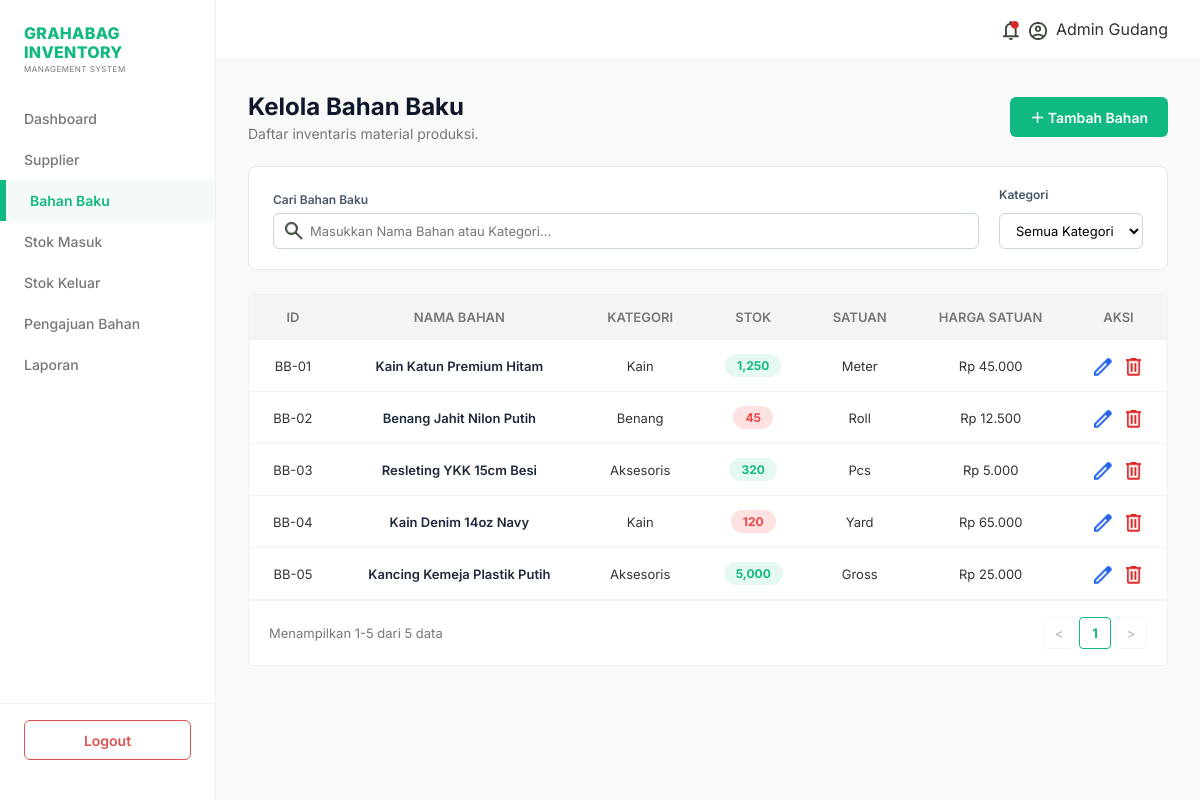
The page /pages/bahan_baku.php (signed in) on the database its author committed.
### tables this page shows
CREATE TABLE material (
    material_id INT AUTO_INCREMENT PRIMARY KEY,
    category_id INT NOT NULL,
    material_name VARCHAR(100) NOT NULL,
    stock INT NOT NULL DEFAULT 0,
    unit VARCHAR(255) NOT NULL,
    minimum_stock INT NOT NULL DEFAULT 0,
    price DECIMAL(10,2) NOT NULL,
    FOREIGN KEY (category_id) REFERENCES category_id(category_id)
);

CREATE TABLE category_id (
    category_id INT AUTO_INCREMENT PRIMARY KEY,
    category_name VARCHAR(50) NOT NULL
);

### pages/bahan_baku.php (the view, shortened to what this page needs)
<?php
require_once '../includes/db_connect.php';
require_once '../includes/header.php';
require_once '../includes/sidebar.php';
$query_material = "SELECT m.*, c.category_name FROM material m
                   JOIN category_id c ON m.category_id = c.category_id
                   ORDER BY m.material_id ASC";
$materials = $conn->query($query_material);
$total_bahan = $materials->num_rows;
?>
<div class="bahan-baku-container">
    <div class="page-header-action">
        <div class="header-left">
            <h1 class="page-title-main">Kelola Bahan Baku</h1>
            <p class="page-subtitle-main">Daftar inventaris material produksi.</p>
        </div>
        <button class="btn-add-primary btn-open-modal" data-target="addMaterialModal">＋ Tambah Bahan</button>
    </div>
    <div class="filter-stok-wrapper">
        <div class="search-stock-box">
            <label>Cari Bahan Baku</label>
            <div class="search-input-inner">
                <img src="../assets/icons/search.png" alt="Search" class="table-icon-img">
                <input type="text" id="bahanSearch" placeholder="Masukkan Nama Bahan atau Kategori...">
            </div>
        </div>
        <div class="filter-date-group">
            <div class="date-input-box">
                <label style="margin-bottom: 5px;">Kategori</label>
                <select id="bahanCategory" style="width: 100%; padding: 8px 12px; border-radius: 6px; border: 1px solid #cbd5e1; outline: none; background: white; font-size: 13px;">
                    <option value="">Semua Kategori</option>
                </select>
            </div>
        </div>
    </div>
    <div class="content-table-wrapper">
        <table class="data-table">
            <thead>
                <tr>
                    <th>ID</th>
                    <th>NAMA BAHAN</th>
                    <th>KATEGORI</th>
                    <th>STOK</th>
                    <th>SATUAN</th>
                    <th>HARGA SATUAN</th>
                    <th>AKSI</th>
                </tr>
            </thead>
            <tbody>
                <?php if ($total_bahan > 0): ?>
                    <?php while($row = $materials->fetch_assoc()):
                        $stok = $row['stock'];
                        $min_stok = $row['minimum_stock'];
                        if ($stok <= $min_stok) {
                            $badge_class = 'badge-critical';
                        } elseif ($stok <= ($min_stok * 1.5)) {
                            $badge_class = 'badge-warning';
                        } else {
                            $badge_class = 'badge-safe';
                        }
                    ?>
                    <tr>
                        <td>BB-0<?php echo $row['material_id']; ?></td>
                        <td class="text-material-name"><?php echo htmlspecialchars($row['material_name']); ?></td>
                        <td><?php echo htmlspecialchars($row['category_name']); ?></td>
                        <td>
                            <span class="pill-stok <?php echo $badge_class; ?>">
                                <?php echo number_format($stok); ?>
                            </span>
                        </td>
                        <td><?php echo htmlspecialchars($row['unit']); ?></td>
                        <td>Rp <?php echo number_format($row['price'], 0, ',', '.'); ?></td>
                        <td style="text-align: center;">
                            <div class="action-buttons-flex">
                                <button class="btn-action-edit btnEditTrigger"
                                        data-id="<?php echo $row['material_id']; ?>"
                                        data-name="<?php echo htmlspecialchars($row['material_name']); ?>"
                                        data-category="<?php echo $row['category_id']; ?>"
                                        data-stock="<?php echo $row['stock']; ?>"
                                        data-unit="<?php echo htmlspecialchars($row['unit']); ?>"
                                        data-min="<?php echo $row['minimum_stock']; ?>"
                                        data-price="<?php echo $row['price']; ?>">
                                    <img src="../assets/icons/edit.png" alt="Edit" class="table-icon-img">
                                </button>
                                <a href="../api/delete_material.php?id=<?php echo $row['material_id']; ?>"
                                   class="btn-action-delete btn-delete-confirm" data-confirm-message="Apakah Anda yakin ingin menghapus data bahan baku ini secara permanen?">
                                    <img src="../assets/icons/delete.png" alt="Delete" class="table-icon-img">
                                </a>
                            </div>
                        </td>
                    </tr>
                    <?php endwhile; ?>
                <?php else: ?>
                    <tr>
                        <td colspan="7" style="text-align: center; color: var(--text-secondary);">Belum ada data bahan baku.</td>
                    </tr>
                <?php endif; ?>
            </tbody>
        </table>
        <div class="table-footer-pagination">
            <div class="pagination-info">Menampilkan 1-<?php echo $total_bahan; ?> dari <?php echo $total_bahan; ?> data</div>
            <div class="pagination-controls">
            </div>
        </div>
    </div>
</div>
</div> </div> <script src="../assets/main.js?v=<?= time(); ?>"></script>
</body>
</html>

### includes/header.php (shortened to what this page needs)
<?php
$has_new_notif = false;
if (isset($_SESSION['username'])) {
    require_once __DIR__ . '/db_connect.php';
    $username = $_SESSION['username'];
    $res = $conn->query("SELECT last_notif_read FROM users WHERE username = '$username'");
    $user_data = $res ? $res->fetch_assoc() : null;
    $last_notif_read = $user_data['last_notif_read'] ?? '1970-01-01 00:00:00';
    $last_read_date = date('Y-m-d', strtotime($last_notif_read));
    $today = date('Y-m-d');
    $res_kritis = $conn->query("SELECT COUNT(*) as count FROM material WHERE stock <= minimum_stock");
    $kritis_count = $res_kritis ? $res_kritis->fetch_assoc()['count'] : 0;
    $res_purchase = $conn->query("SELECT COUNT(*) as count FROM material_purchase WHERE updated_at > '$last_notif_read'");
    $purchase_count = $res_purchase ? $res_purchase->fetch_assoc()['count'] : 0;
    if (($kritis_count > 0 && $last_read_date < $today) || $purchase_count > 0) {
        $has_new_notif = true;
    }
}
$notif_icon = $has_new_notif ? 'notification_active.png' : 'notification.png';
?>
<!DOCTYPE html>
<html lang="id">
<head>
    <link rel="stylesheet" href="../assets/style.css?v=<?= time(); ?>">
</head>
<body>
    <div class="top-navbar">
        <div class="nav-right">
            <a href="notifikasi.php"><img src="../assets/icons/<?php echo $notif_icon; ?>" alt="Notifications" width="16" style="vertical-align: middle;"></a>
            <?php if (isset($_SESSION['username'])): ?>
                <span class="user-profile-badge">
                    <img src="../assets/icons/profile.png" alt="Profile" width="18" style="vertical-align: middle; margin-right: 4px;">
                    <?php echo $_SESSION['full_name']; ?>
                </span>
            <?php endif; ?>
        </div>
    </div>
    <div class="app-layout">

### includes/sidebar.php (shortened to what this page needs)
<?php
$current_page = basename($_SERVER['PHP_SELF']);
?>
<div class="sidebar">
    <div class="sidebar-brand">
        <h2>GRAHABAG INVENTORY</h2>
        <p>Management System</p>
    </div>
    <ul class="sidebar-menu">
        <li class="<?php echo $current_page == 'dashboard.php' ? 'active' : ''; ?>">
            <a href="dashboard.php">Dashboard</a>
        </li>
        <li class="<?php echo $current_page == 'supplier.php' ? 'active' : ''; ?>">
            <a href="supplier.php">Supplier</a>
        </li>
        <li class="<?php echo $current_page == 'bahan_baku.php' ? 'active' : ''; ?>">
            <a href="bahan_baku.php">Bahan Baku</a>
        </li>
        <li class="<?php echo $current_page == 'stok_masuk.php' ? 'active' : ''; ?>">
            <a href="stok_masuk.php">Stok Masuk</a>
        </li>
        <li class="<?php echo $current_page == 'stok_keluar.php' ? 'active' : ''; ?>">
            <a href="stok_keluar.php">Stok Keluar</a>
        </li>
        <li class="<?php echo $current_page == 'pengajuan.php' ? 'active' : ''; ?>">
            <a href="pengajuan.php">Pengajuan Bahan</a>
        </li>
        <li class="<?php echo $current_page == 'laporan.php' ? 'active' : ''; ?>">
            <a href="#laporan">Laporan</a>
        </li>
    </ul>
    <div class="sidebar-footer">
        <a href="logout.php" class="footer-link logout-btn" onclick="return confirm('Apakah Anda yakin ingin keluar dari sistem?');">Logout</a>
    </div>
</div>
<div class="main-content">

### rows shown on the page
material: material_id "1", material_name "Kain Katun Premium Hitam", category.category_name "Kain", stock "1,250", unit "Meter", price "45.000"
material: material_id "2", material_name "Benang Jahit Nilon Putih", category.category_name "Benang", stock "45", unit "Roll", price "12.500"
material: material_id "3", material_name "Resleting YKK 15cm Besi", category.category_name "Aksesoris", stock "320", unit "Pcs", price "5.000"
material: material_id "4", material_name "Kain Denim 14oz Navy", category.category_name "Kain", stock "120", unit "Yard", price "65.000"
material: material_id "5", material_name "Kancing Kemeja Plastik Putih", category.category_name "Aksesoris", stock "5,000", unit "Gross", price "25.000"

### other values the page prints
$_SESSION['full_name'] "Admin Gudang"
